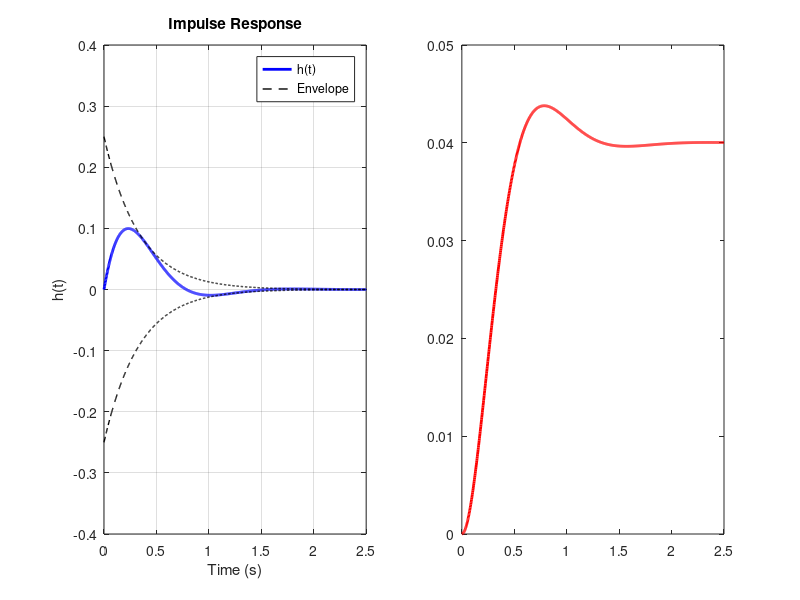

The MATLAB source for this figure: (Note: this script raises an error after producing the figure.)
%% =========================================================================
% LINEAR SYSTEMS FINAL PROJECT - MATLAB SIMULATION SCRIPT
% System: Aerostatic Suspension Compact Pneumatic Actuator (ASCPA)
% Reference Paper: Z. Yang et al., Mech. Syst. Signal Process., 2026.
% Model: Second-Order Linear Differential Equation:
%        m * y''(t) + c * y'(t) + k * y(t) = u(t)
% =========================================================================
clear; clc; close all;

%% 1. System Physical Parameters
m = 1.0;            % Total moving mass (kg)
c = 6.0;            % Equivalent viscous damping (N*s/m)
k = 25.0;           % Contact & pneumatic stiffness (N/m)

% Canonical parameters
wn = sqrt(k / m);              % Natural frequency (5.0 rad/s)
zeta = c / (2 * sqrt(k * m));   % Damping ratio (0.6)
wd = wn * sqrt(1 - zeta^2);    % Damped frequency (4.0 rad/s)
sigma = zeta * wn;             % Real decay rate (3.0 s^-1)
Kdc = 1.0 / k;                 % DC Gain (0.04 m/N)

fprintf('--- System Characteristics ---\n');
fprintf('Natural Frequency (wn): %.2f rad/s\n', wn);
fprintf('Damping Ratio (zeta):   %.2f\n', zeta);
fprintf('Damped Frequency (wd):  %.2f rad/s\n', wd);
fprintf('Decay Constant (sigma): %.2f s^-1\n', sigma);
fprintf('Poles:                  -%.1f +/- j%.1f\n', sigma, wd);

%% 2. Transfer Function Representation
s = tf('s');
G = 1 / (m * s^2 + c * s + k);
fprintf('\nTransfer Function G(s):\n');
G

%% 3. Impulse and Step Response (Problem 9)
t = linspace(0, 2.5, 1000);

% Analytical Impulse Response
h_analytical = (1 / (m * wd)) * exp(-sigma * t) .* sin(wd * t);

% Analytical Step Response
phi = acos(zeta);
y_step_analytical = Kdc * (1 - (exp(-sigma * t) ./ sqrt(1 - zeta^2)) .* sin(wd * t + phi));

% Metrics
tp = pi / wd;
OS = exp(-pi * zeta / sqrt(1 - zeta^2)) * 100;
ts = 4 / (zeta * wn);

fprintf('\n--- Step Response Metrics ---\n');
fprintf('Peak Time (tp):        %.4f s\n', tp);
fprintf('Percent Overshoot (%%):  %.2f %%\n', OS);
fprintf('Settling Time (ts, 2%%): %.4f s\n', ts);

figure('Name', 'Impulse and Step Responses', 'Position', [100 100 850 350]);
subplot(1, 2, 1);
plot(t, h_analytical, 'b-', 'LineWidth', 2); hold on;
plot(t, (1/(m*wd))*exp(-sigma*t), 'k--', 'LineWidth', 1);
plot(t, -(1/(m*wd))*exp(-sigma*t), 'k--', 'LineWidth', 1);
grid on; xlabel('Time (s)'); ylabel('h(t)');
title('Impulse Response'); legend('h(t)', 'Envelope', 'Location', 'NorthEast');

subplot(1, 2, 2);
plot(t, y_step_analytical, 'r-', 'LineWidth', 2); hold on;
yline(Kdc, 'k--', 'Steady State');
plot(tp, Kdc*(1 + exp(-pi*zeta/sqrt(1-zeta^2))), 'bo', 'MarkerSize', 8, 'LineWidth', 2);
grid on; xlabel('Time (s)'); ylabel('y(t) (m)');
title(sprintf('Step Response (%%OS = %.2f%%)', OS));

%% 4. Rectangular Pulse Response (Problem 5)
A = 1.0;            % Amplitude (N)
T_pulse = 1.0;      % Pulse duration (s)
t_pulse = linspace(0, 4.0, 1000);

y_pulse = zeros(size(t_pulse));
for i = 1:length(t_pulse)
    ti = t_pulse(i);
    y1 = 0; y2 = 0;
    if ti >= 0
        y1 = Kdc * (1 - (exp(-sigma*ti)/sqrt(1-zeta^2)) * sin(wd*ti + phi));
    end
    if ti >= T_pulse
        t_shift = ti - T_pulse;
        y2 = Kdc * (1 - (exp(-sigma*t_shift)/sqrt(1-zeta^2)) * sin(wd*t_shift + phi));
    end
    y_pulse(i) = A * (y1 - y2);
end

figure('Name', 'Rectangular Pulse Response', 'Position', [150 150 600 350]);
plot(t_pulse, y_pulse, 'g-', 'LineWidth', 2); hold on;
u_pulse = double(t_pulse >= 0 & t_pulse <= T_pulse) * Kdc;
plot(t_pulse, u_pulse, 'k:', 'LineWidth', 1.5);
grid on; xlabel('Time (s)'); ylabel('Displacement (m)');
title(sprintf('Rectangular Pulse Response (T = %.1f s)', T_pulse));
legend('Output y(t)', 'Input u(t)/k', 'Location', 'NorthEast');

%% 5. Fourier Series Representation (Problem 6)
T0 = 4.0;                   % Fundamental period (s)
w0 = 2 * pi / T0;           % Fundamental angular frequency (rad/s)
t_fs = linspace(0, T0, 1000);

% Compute Fourier Series approximations for N = 1, 3, 7, 25
harmonics = [1, 3, 7, 25];
figure('Name', 'Fourier Series Approximation', 'Position', [200 200 850 350]);

subplot(1, 2, 1);
u_exact = double(t_fs <= T_pulse);
plot(t_fs, u_exact, 'k-', 'LineWidth', 2.5); hold on;
for N = harmonics
    u_approx = ones(size(t_fs)) * (T_pulse / T0);
    for n = 1:N
        an = (1 / (n * pi)) * sin(n * w0 * T_pulse);
        bn = (2 / (n * pi)) * (sin(n * w0 * T_pulse / 2))^2;
        u_approx = u_approx + an * cos(n * w0 * t_fs) + bn * sin(n * w0 * t_fs);
    end
    plot(t_fs, u_approx, 'LineWidth', 1.5);
end
grid on; xlabel('Time (s)'); ylabel('Input Amplitude');
title('Input Fourier Series (Gibbs Phenomenon)');
legend('Exact', 'N=1', 'N=3', 'N=7', 'N=25', 'Location', 'NorthEast');

subplot(1, 2, 2);
for N = harmonics
    y_approx = ones(size(t_fs)) * (T_pulse / T0) * Kdc;
    for n = 1:N
        an = (1 / (n * pi)) * sin(n * w0 * T_pulse);
        bn = (2 / (n * pi)) * (sin(n * w0 * T_pulse / 2))^2;
        cn = 0.5 * (an - 1j * bn);
        sn = 1j * n * w0;
        Gn = 1 / (m * sn^2 + c * sn + k);
        dn = cn * Gn;
        y_approx = y_approx + 2 * real(dn * exp(1j * n * w0 * t_fs));
    end
    plot(t_fs, y_approx, 'LineWidth', 1.5); hold on;
end
grid on; xlabel('Time (s)'); ylabel('Output Displacement (m)');
title('Output Fourier Series (Fast Convergence)');
legend('N=1', 'N=3', 'N=7', 'N=25', 'Location', 'NorthEast');

%% 6. Bode and Pole-Zero Diagram (Problems 7 & 8)
figure('Name', 'Bode and Pole-Zero', 'Position', [250 250 800 400]);
subplot(1, 2, 1);
pzmap(G); grid on;
title('s-Plane Pole-Zero Constellation');

subplot(1, 2, 2);
bode(G); grid on;
title('System Frequency Response G(j\omega)');
